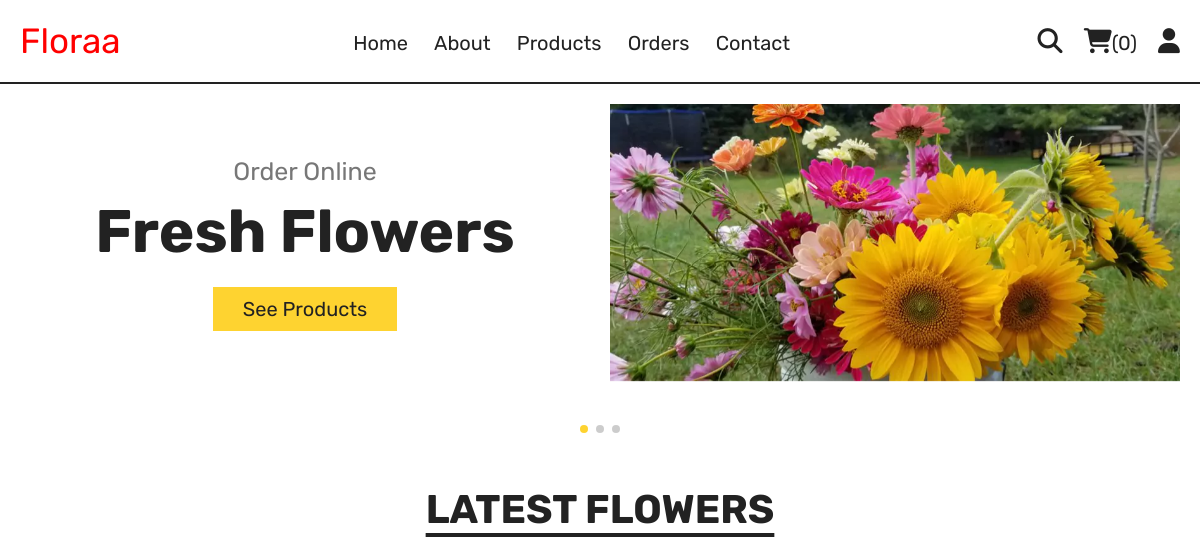
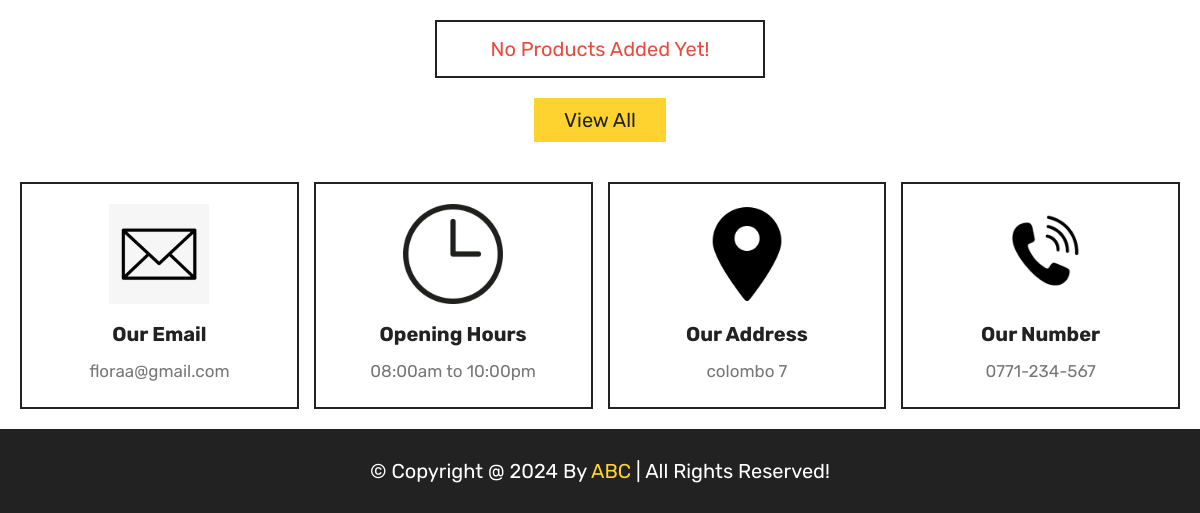
Page /home.php on the earlier database version (2 pictures, top to bottom).
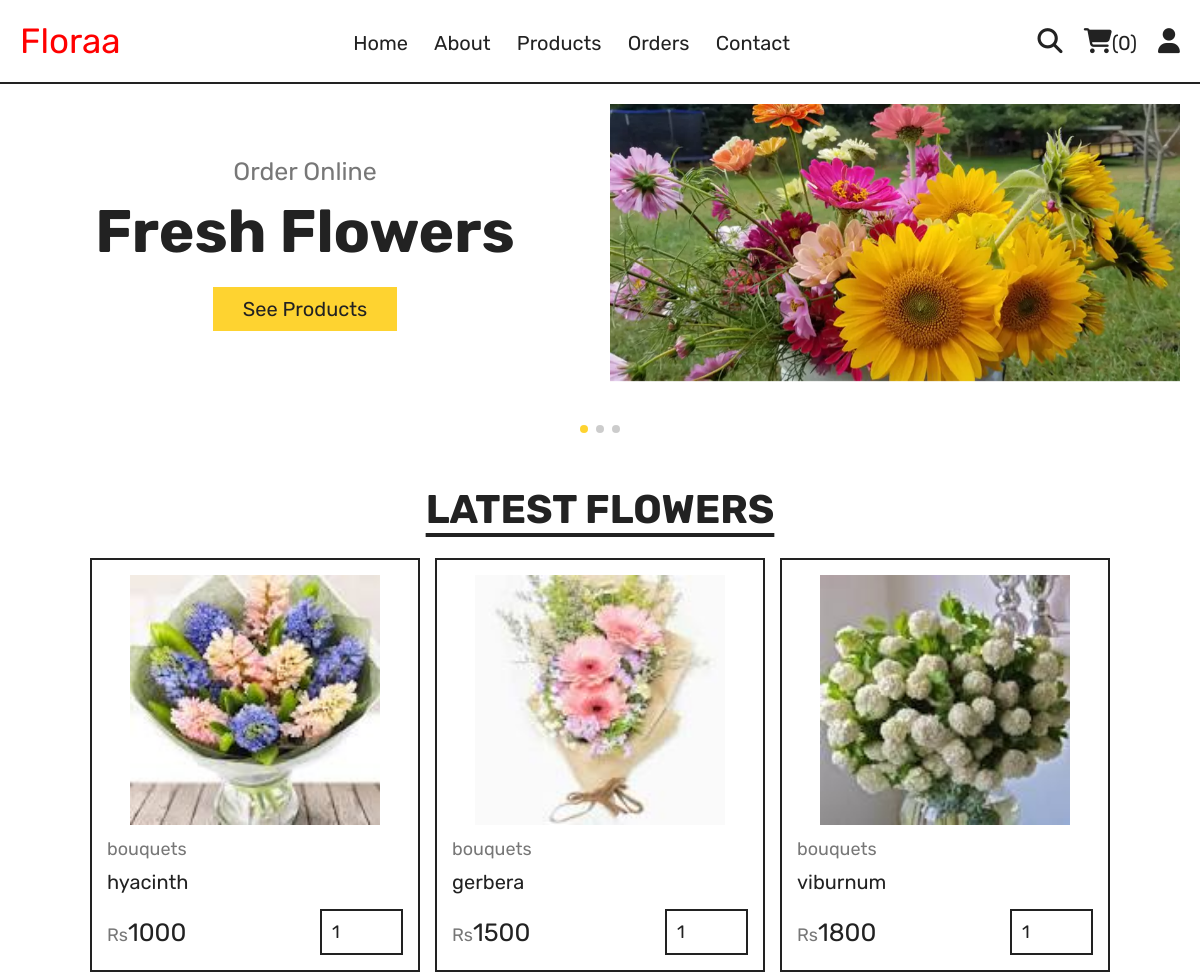
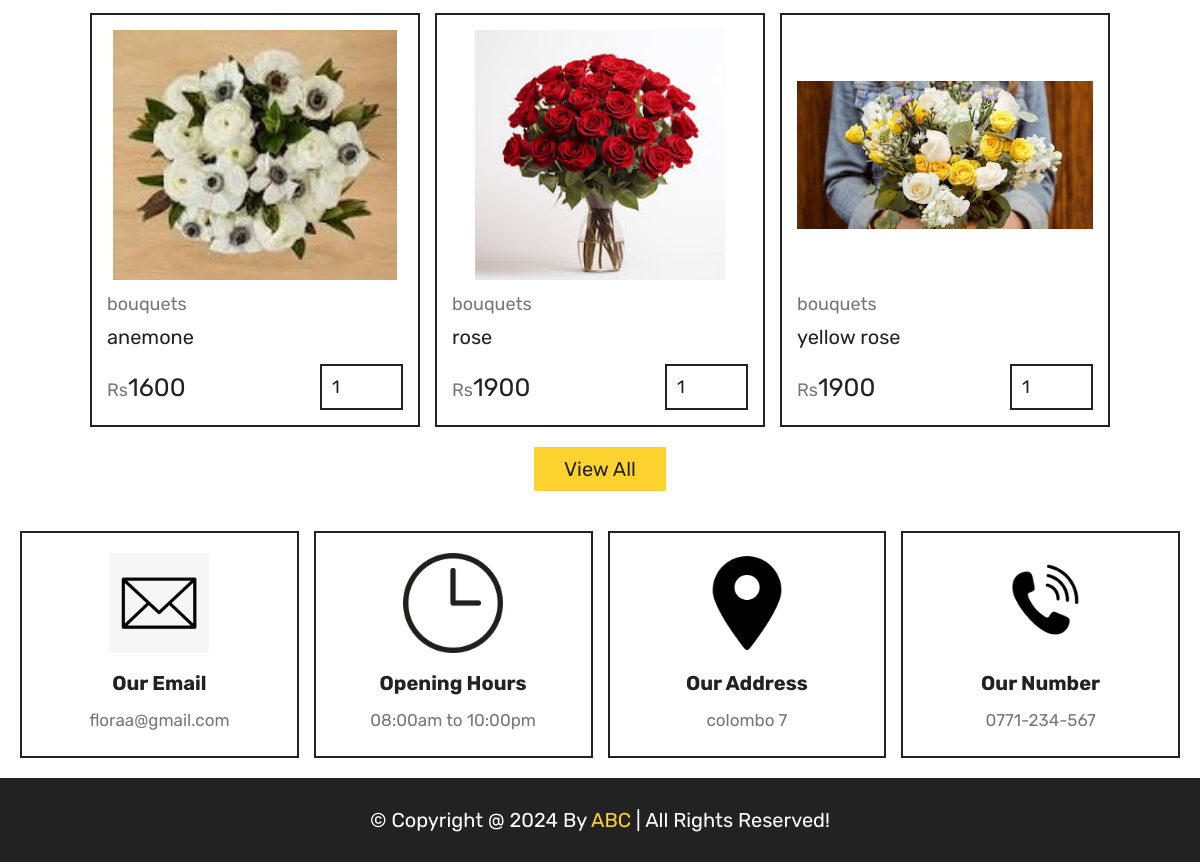
Same page on the later database version (2 pictures, top to bottom).
### tables this page shows
CREATE TABLE `products` (
  `id` int(100) NOT NULL,
  `name` varchar(100) NOT NULL,
  `category` varchar(100) NOT NULL,
  `price` int(10) NOT NULL,
  `image` varchar(100) NOT NULL
);

### home.php (the view, shortened to what this page needs)
<?php
include 'includes/connect.php';
?>
<!DOCTYPE html>
<html lang="en">
<head>
   <link rel="stylesheet" href="https://unpkg.com/swiper@8/swiper-bundle.min.css" />
   <link rel="stylesheet" href="https://cdnjs.cloudflare.com/ajax/libs/font-awesome/6.1.1/css/all.min.css">
   <link rel="stylesheet" href="css/style.css">
</head>
<body>
<?php include 'includes/user_header.php'; ?>
<section class="hero">
   <div class="swiper hero-slider">
      <div class="swiper-wrapper">
         <div class="swiper-slide slide">
            <div class="content">
               <span>Order Online</span>
               <h3>fresh flowers</h3>
               <a href="menu.php" class="btn">see products</a>
            </div>
            <div class="image">
               <img src="images/home1.webp" alt="">
            </div>
         </div>
         <div class="swiper-slide slide">
            <div class="content">
               <span>Order Online</span>
               <h3>bouquets</h3>
               <a href="menu.php" class="btn">see products</a>
            </div>
            <div class="image">
               <img src="images/home2.webp" alt="">
            </div>
         </div>
         <div class="swiper-slide slide">
            <div class="content">
               <span>Order Online</span>
               <h3>flower cards</h3>
               <a href="menu.php" class="btn">see products</a>
            </div>
            <div class="image">
               <img src="images/home3.webp" alt="">
            </div>
         </div>
      </div>
      <div class="swiper-pagination"></div>
   </div>
</section>
<section class="products">
   <h1 class="title">Latest Flowers</h1>
   <div class="box-container">
      <?php
         $select_products = $conn->prepare("SELECT * FROM `products` LIMIT 6");
         $select_products->execute();
         if($select_products->rowCount() > 0){
            while($fetch_products = $select_products->fetch(PDO::FETCH_ASSOC)){
      ?>
      <form action="" method="post" class="box">
         <img src="uploaded_img/<?= $fetch_products['image']; ?>" alt="">
         <a href="category.php?category=<?= $fetch_products['category']; ?>" class="cat"><?= $fetch_products['category']; ?></a>
         <div class="name"><?= $fetch_products['name']; ?></div>
         <div class="flex">
            <div class="price"><span>Rs</span><?= $fetch_products['price']; ?></div>
            <input type="number" name="qty" class="qty" min="1" max="99" value="1" maxlength="2">
         </div>
      </form>
      <?php
            }
         }else{
            echo '<p class="empty">no products added yet!</p>';
         }
      ?>
   </div>
   <div class="more-btn">
      <a href="menu.php" class="btn">View All</a>
   </div>
</section>
<?php include 'includes/footer.php'; ?>
</body>
</html>

### includes/user_header.php (shortened to what this page needs)
<header class="header">
   <section class="flex">
      <a href="home.php" class="logo" style="font-size: 3.5rem; color: red">Floraa</a>
      <nav class="navbar">
         <a href="home.php">Home</a>
         <a href="about.php">About</a>
         <a href="menu.php">Products</a>
         <a href="orders.php">Orders</a>
         <a href="contact.php">Contact</a>
      </nav>
      <div class="icons">
         <?php
            $count_cart_items = $conn->prepare("SELECT * FROM `cart` WHERE user_id = ?");
            $count_cart_items->execute([$user_id]);
            $total_cart_items = $count_cart_items->rowCount();
         ?>
         <a href="search.php"><i class="fas fa-search"></i></a>
         <a href="cart.php"><i class="fas fa-shopping-cart"></i><span>(<?= $total_cart_items; ?>)</span></a>
         <div id="user-btn" class="fas fa-user"></div>
      </div>
   </section>
</header>

### includes/footer.php (shortened to what this page needs)
<footer class="footer">
   <section class="grid">
      <div class="box">
         <img src="images/email-icon.webp" alt="">
         <h3>our email</h3>
         <a href="mailto:shaikhanas@gmail.com">floraa@gmail.com</a>
      </div>
      <div class="box">
         <img src="images/clock-icon.webp" alt="">
         <h3>opening hours</h3>
         <p>08:00am to 10:00pm</p>
      </div>
      <div class="box">
         <img src="images/map-icon.webp" alt="">
         <h3>our address</h3>
         <a href="#">colombo 7</a>
      </div>
      <div class="box">
         <img src="images/phone-icon.webp" alt="">
         <h3>our number</h3>
         <a href="tel:0771234567">0771-234-567</a>
      </div>
   </section>
   <div class="credit">&copy; copyright @ <?= date('Y'); ?> by <span>ABC</span> | all rights reserved!</div>
</footer>

### css/style.css (style rules this page uses)
:root { --yellow:#fed330; --red:#e74c3c; --white:#fff; --black:#222; --light-color:#777; --border:.2rem solid var(--black); }
* { font-family: 'Rubik', sans-serif; margin:0; padding:0; box-sizing: border-box; outline: none; border: none; text-decoration: none; }
html { font-size: 62.5%; overflow-x: hidden; scroll-behavior: smooth; stop-opacity: 7rem; }
section { margin:0 auto; max-width: 1200px; padding:2rem; }
.title { text-align: center; margin-bottom: 2.5rem; font-size: 4rem; color:var(--black); text-transform: uppercase; text-decoration: underline; text-underline-offset: 1rem; }
.btn, .delete-btn { margin-top: 1rem; display: inline-block; font-size: 2rem; padding:1rem 3rem; cursor: pointer; text-transform: capitalize; transition: .2s linear; }
.btn { background-color: var(--yellow); color:var(--black); }
.header { position: sticky; top:0; left:0; right:0; z-index: 1000; background-color: var(--white); border-bottom: var(--border); }
.header .flex { display: flex; align-items: center; justify-content: space-between; position: relative; }
.header .flex { font-size: 2.5rem; color:var(--black); }
.logo { color: pink; font-size: 3.5rem; }
.header .flex .navbar a { font-size: 2rem; color:var(--black); margin:0 1rem; }
.header .flex .icons > * { margin-left: 1.5rem; font-size: 2.5rem; color:var(--black); cursor: pointer; }
.header .flex .icons span { font-size: 2rem; }
.hero .slide { display: flex; align-items: center; flex-wrap: wrap-reverse; gap:2rem; margin-bottom: 4rem; }
.hero .slide .image { flex:1 1 40rem; }
.hero .slide .image img { width: 100%; }
.hero .slide .content { flex:1 1 40rem; text-align: center; }
.hero .slide .content span { font-size: 2.5rem; color:var(--light-color); }
.hero .slide .content h3 { margin:1rem 0; font-size: 6rem; color:var(--black); text-transform: capitalize; }
.products .box-container { display: grid; grid-template-columns: repeat(auto-fit, 33rem); justify-content: center; align-items: flex-start; gap:1.5rem; }
.products .box-container .box { border:var(--border); padding:1.5rem; position: relative; overflow: hidden; }
.products .box-container .box img { height: 25rem; width: 100%; object-fit: contain; margin-bottom: 1rem; }
.products .box-container .box .cat { font-size: 1.8rem; color:var(--light-color); }
.products .box-container .box .name { font-size: 2rem; color:var(--black); margin:1rem 0; }
.products .box-container .box .flex { display: flex; align-items: center; gap:1rem; margin-top: 1.5rem; }
.products .box-container .box .flex .price { margin-right: auto; font-size: 2.5rem; color:var(--black); }
.products .box-container .box .flex .price span { color:var(--light-color); font-size: 1.8rem; }
.products .box-container .box .flex .qty { padding:1rem; border:var(--border); font-size: 1.8rem; color:var(--black); }
.products .more-btn { margin-top: 1rem; text-align: center; }
.footer .grid { display: grid; grid-template-columns: repeat(auto-fit, minmax(27rem, 1fr)); gap:1.5rem; align-items: flex-start; }
.footer .grid .box { border:var(--border); padding:2rem; text-align: center; }
.footer .grid .box img { height: 10rem; width: 100%; object-fit: contain; margin-bottom: .5rem; }
.footer .grid .box h3 { margin:1rem 0; font-size: 2rem; color:var(--black); text-transform: capitalize; }
.footer .grid .box p, .footer .grid .box a { display: block; font-size: 1.7rem; color:var(--light-color); line-height: 1.8; }
.credit { padding:3rem 2rem; text-align: center; background-color: var(--black); color:var(--white); font-size: 2rem; text-transform: capitalize; }
.credit span { color:var(--yellow); }
.empty { border:var(--border); padding:1.5rem; text-align: center; width: 100%; font-size: 2rem; text-transform: capitalize; color:var(--red); }

Differences in the rows shown:
added products: image (picture), category "bouquets", name "hyacinth", price "1000"
added products: image (picture), category "bouquets", name "gerbera", price "1500"
added products: image (picture), category "bouquets", name "viburnum", price "1800"
added products: image (picture), category "bouquets", name "anemone", price "1600"
added products: image (picture), category "bouquets", name "rose", price "1900"
added products: image (picture), category "bouquets", name "yellow rose", price "1900"
Other differences:
text no longer shown: "No Products Added Yet!"
